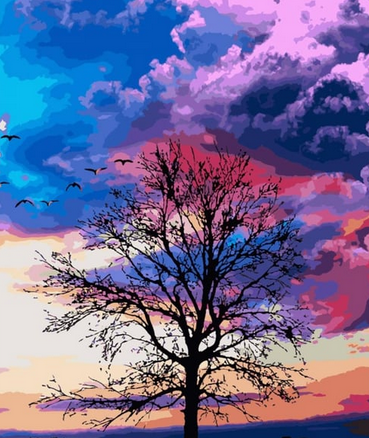
#> input picture img/resim.png, 369 x 438 px
$ python colour_thresold.py
#> lines starting #> are read from the running program, lines starting #| are printed output that depends on the picture; after the words box and inside, x2 and y2 are one past the last pixel; in counts of white or black regions, pixels touching at a corner belong together
import cv2
import numpy as np

img = cv2.imread("img/resim.png")
#> img is the input picture: shape (438, 369, 3); mean B, G, R 152.8, 108.1, 114.2
hsv = cv2.cvtColor(img, cv2.COLOR_BGR2HSV)
#> hsv: shape (438, 369, 3); mean H, S, V 102.1, 135.5, 169.4

# Mavi renk aralığı
lower_blue = np.array([100, 100, 50])
upper_blue = np.array([130, 255, 255])

# Renk eşikleme
mask = cv2.inRange(hsv, lower_blue, upper_blue)
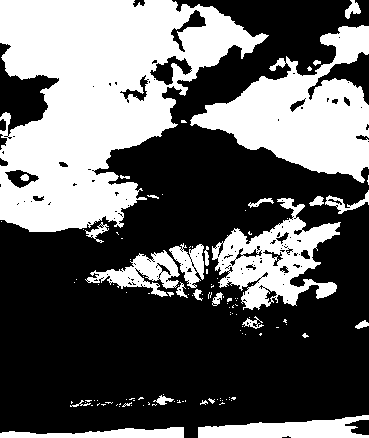
#> mask: shape (438, 369); 38.8% white; 120 white regions (93 under 20 px), largest, box (x1, y1, x2, y2) and area: (0, 0, 269, 232) 34774, (190, 25, 369, 183) 13280, (212, 198, 341, 310) 6317

# Sonucu uygula
result = cv2.bitwise_and(img, img, mask=mask)
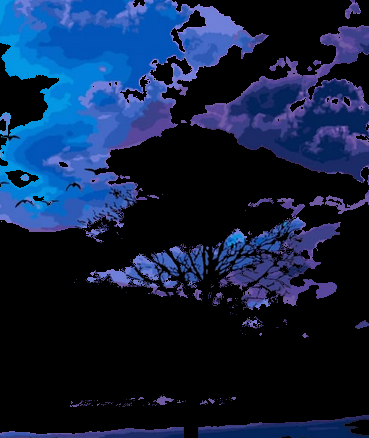
#> result: shape (438, 369, 3); mean B, G, R 63.5, 33, 16.9

cv2.imshow("Orijinal", img)
cv2.imshow("Mask", mask)          # 0 = siyah, 255 = beyaz (seçilmiş alan)
cv2.imshow("Sonuc", result)       # sadece mavi yerler görünür

cv2.waitKey(0)
cv2.destroyAllWindows()
